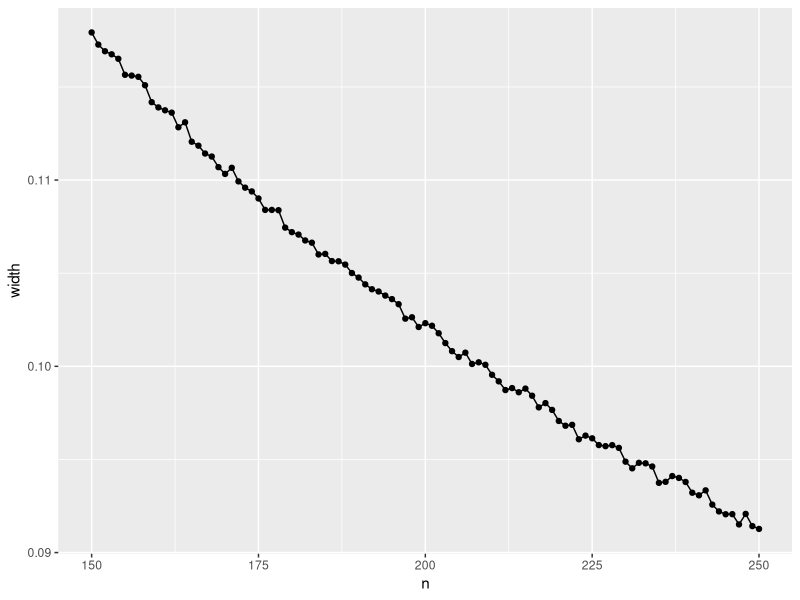
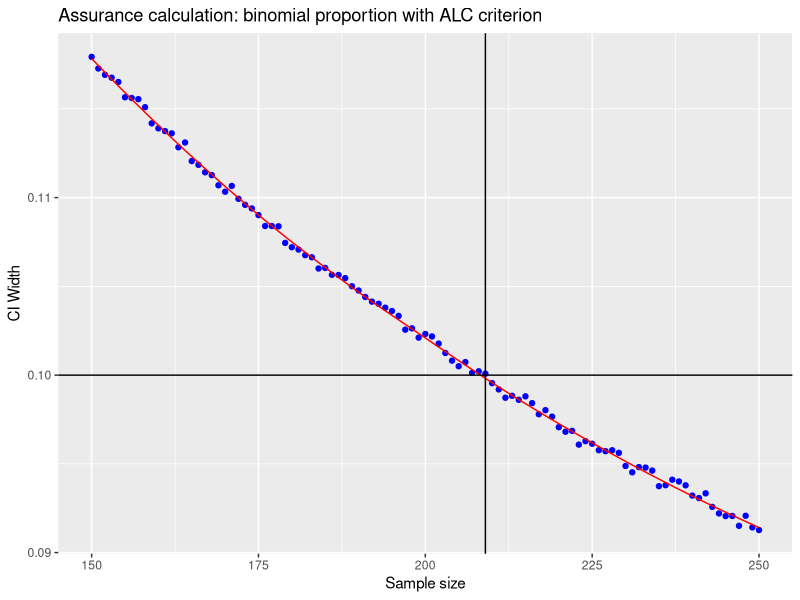

These charts were generated, in order, by the following R code:
## ---- chunk 1
knitr::opts_chunk$set(echo = TRUE)
## ---- chunk 2
## Function to perform assurance calculation based on ALC for binomial proportion
#' @param w desired \math{1 - alpha / 2} credible interval width
#' @param alpha value for a \math{1 - alpha / 2} credible interval
#' @param sampling.shape1 first shape parameter for beta sampling prior
#' @param sampling.shape2 second shape parameter for beta sampling prior
#' @param fitting.shape1 first shape parameter for beta fitting prior
#' @param fitting.shape2 second shape parameter for beta fitting prior
#' @param sample.size vector of sample sizes to compute CI widths
#' @param ndatasets number of simulated data sets
assurance.alc <- function(
  w = 0.10, alpha = 0.05
  , sampling.shape1 = 2, sampling.shape2 = 8
  , fitting.shape1 = 1, fitting.shape2 = 1
  , sample.size = seq(150, 250, by = 1)
  , ndatasets = 10000
) {
  ## vector to store results
  widths <- numeric(length(sample.size))
  ## compute probabilities for quantiles based on alpha
  plow  <- alpha / 2
  phigh <- 1 - plow
  ## loop through sample sizes
  for ( i in seq_along(sample.size) ) {
    ## Obtain samples from sampling prior
    sprior.sample <- rbeta(
      n = ndatasets, shape1 = sampling.shape1, shape2 = sampling.shape2
    )
    ## Sample from predictive distribution of the sampling prior
    y.sprior.sample <- rbinom(n = ndatasets, size = sample.size[i], prob = sprior.sample)
    ## Compute parameters for posterior distribution (beta since conjugate)
    fitting.shape1.post <- y.sprior.sample + fitting.shape1
    fitting.shape2.post <- sample.size[i] - y.sprior.sample + fitting.shape2
    ## Compute average width of the CI
    widths[i] <-  mean(
        qbeta(phigh, fitting.shape1.post, fitting.shape2.post)
      - qbeta(plow, fitting.shape1.post, fitting.shape2.post)
    )
  }
  ## return results from simulation
  data.frame('n' = sample.size, 'width' = widths)
}
## ---- chunk 3
## Load packages
library(tidyverse)


## Get simulation
sims <- assurance.alc()

## Plot
ggplot(data = sims, aes(x = n, y = width)) + 
  geom_point() + 
  geom_line()
## ---- chunk 4
fit.loess <- loess(width ~ n, data = sims)
sims$width.sm <- predict(fit.loess)
## ---- chunk 5
(nopt <- sims$n[which(sims$width.sm < 0.10)[1]])
## ---- chunk 6
ggplot(data = sims, aes(x = n)) +
  geom_point(aes(y = width), color = 'blue') + 
  geom_line(aes(y = width.sm), color = 'red') + 
  geom_hline(aes(yintercept = 0.10)) + 
  geom_vline(aes(xintercept = nopt)) +
  ylab("CI Width") + 
  xlab("Sample size") + 
  ggtitle("Assurance calculation: binomial proportion with ALC criterion")
